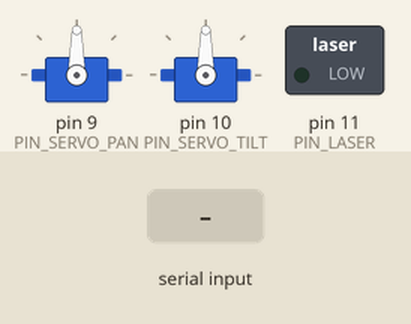
Simulated run of this sketch. Board: Arduino Uno, built with avr-gcc and run on an emulated ATmega328P. Parts: 2 × servo, switched loads named in the sketch (green lamp = pin HIGH). The inputs (shaded band) are chosen by the test bench.

Above: at 1.2 s.
1.3 s: "90,45\n" received over Serial
At 2.1 s:
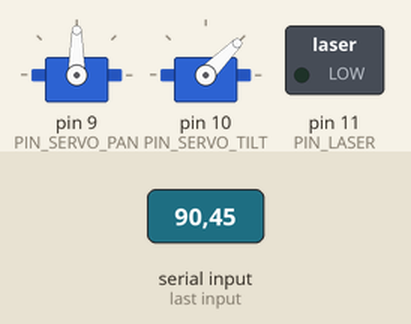
3.0 s: "30,150\n" received over Serial
At 4.4 s:
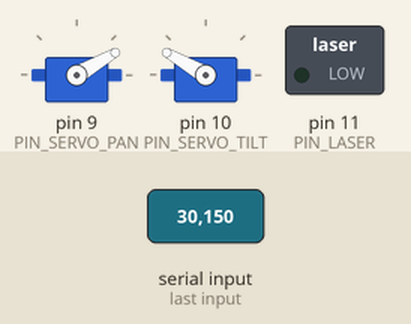
4.7 s: "1,90\n" received over Serial
At 5.9 s:
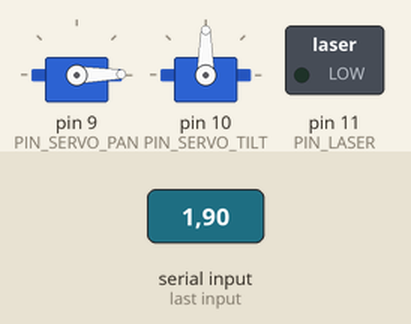
Timing chart, 0 to 7.7 s (numbered marks = the images above; inputs shaded):
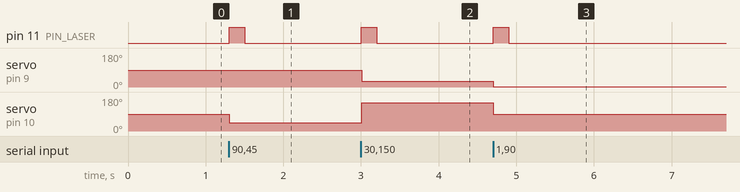

The sketch:

robot_kodu.ino
```cpp
/*
 * Project: Autonomous Face Tracking Turret Firmware
 * Platform: Arduino UNO
 * Description: Receives coordinates from Python (via Serial) to control
 * Pan/Tilt servo mechanism and manages laser activation logic.
 */

#include <Servo.h>

// --- Pin Definitions ---
const int PIN_SERVO_PAN = 9;   // X-Axis Servo
const int PIN_SERVO_TILT = 10; // Y-Axis Servo
const int PIN_LASER = 11;      // Laser Module

// --- System Objects & Variables ---
Servo panServo;
Servo tiltServo;

unsigned long lastDataTimestamp = 0;   // For safety timeout logic
const int TIMEOUT_DURATION = 200;      // Deactivate laser if no data for 200ms

void setup() {
  // Initialize Serial Communication
  Serial.begin(9600);
  Serial.setTimeout(10); // Low timeout for low latency tracking

  // Hardware Initialization
  panServo.attach(PIN_SERVO_PAN);
  tiltServo.attach(PIN_SERVO_TILT);
  pinMode(PIN_LASER, OUTPUT);

  // Initial State (Safe Mode)
  digitalWrite(PIN_LASER, LOW); // Laser OFF initially
  panServo.write(90);           // Center Position
  tiltServo.write(90);
}

void loop() {
  // Check if tracking data is available from Host PC
  if (Serial.available() > 0) {

    // 1. Target Acquired: Activate Laser
    digitalWrite(PIN_LASER, HIGH);
    lastDataTimestamp = millis(); // Reset safety timer

    // 2. Parse Incoming Data Packet (Format: "X,Y\n")
    String inputData = Serial.readStringUntil('\n');
    int delimiterIndex = inputData.indexOf(',');

    if (delimiterIndex > 0) {
      String xVal = inputData.substring(0, delimiterIndex);
      String yVal = inputData.substring(delimiterIndex + 1);

      // Update Servo Actuators
      panServo.write(xVal.toInt());
      tiltServo.write(yVal.toInt());
    }
  }

  // 3. Safety Protocol: Auto-OFF if target is lost
  // If no new data is received within the timeout duration, turn off the laser.
  if (millis() - lastDataTimestamp > TIMEOUT_DURATION) {
    digitalWrite(PIN_LASER, LOW);
  }
}
```

Measured:
- after the input at 1.3 s, pin 11 (PIN_LASER): LOW → HIGH at once, → LOW 0.20 s later; servo on pin 10 (PIN_SERVO_TILT): 90° → 45° at once
- after the input at 3.0 s, pin 11 (PIN_LASER): LOW → HIGH at once, → LOW 0.20 s later; servo on pin 9 (PIN_SERVO_PAN): 90° → 30° at once; servo on pin 10 (PIN_SERVO_TILT): 45° → 150° at once
- after the input at 4.7 s, pin 11 (PIN_LASER): LOW → HIGH at once, → LOW 0.20 s later; servo on pin 9 (PIN_SERVO_PAN): 30° → 1° at once; servo on pin 10 (PIN_SERVO_TILT): 150° → 90° at once
